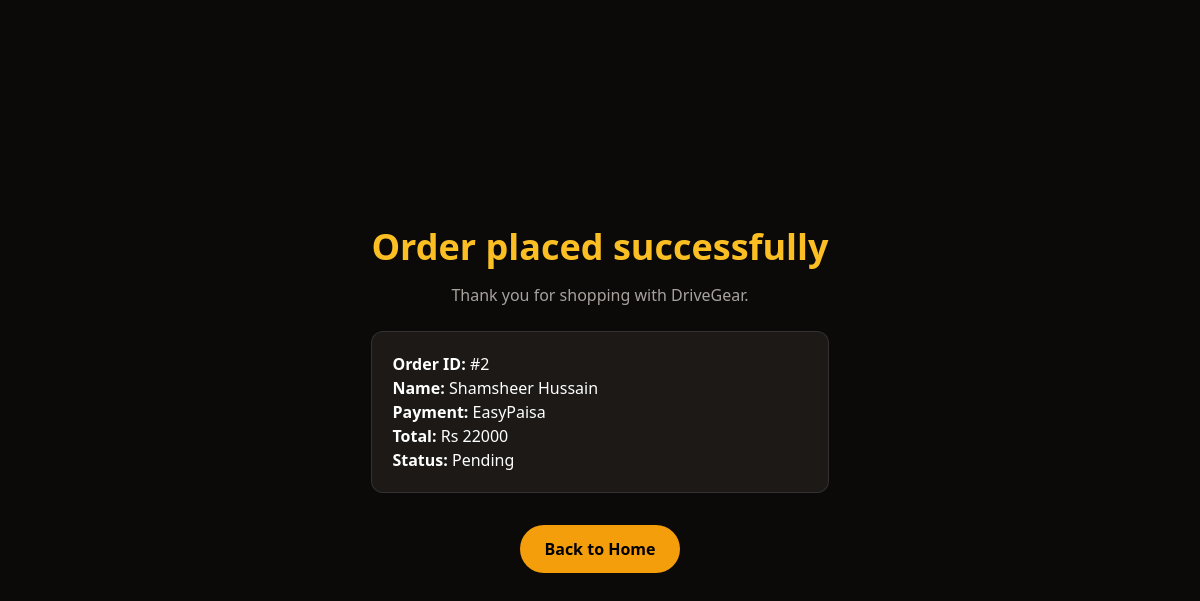
/order-success/2/, run on the app's committed database.
### parts/models.py (models this page shows, shortened)
class Order(models.Model):
    PAYMENT_CHOICES = [
        ('cod', 'Cash on Delivery'),
        ('bank', 'Bank Transfer'),
        ('easypaisa', 'EasyPaisa'),
        ('jazzcash', 'JazzCash'),
    ]
    STATUS_CHOICES = [
        ('pending', 'Pending'),
        ('confirmed', 'Confirmed'),
        ('shipped', 'Shipped'),
        ('delivered', 'Delivered'),
        ('cancelled', 'Cancelled'),
    ]
    user = models.ForeignKey(User, on_delete=models.SET_NULL, blank=True, null=True)
    full_name = models.CharField(max_length=120)
    phone = models.CharField(max_length=30)
    email = models.EmailField(blank=True)
    address = models.TextField()
    payment_method = models.CharField(max_length=20, choices=PAYMENT_CHOICES, default='cod')
    coupon = models.ForeignKey(Coupon, on_delete=models.SET_NULL, blank=True, null=True)
    subtotal = models.IntegerField(default=0)
    discount_amount = models.IntegerField(default=0)
    total = models.IntegerField(default=0)
    status = models.CharField(max_length=20, choices=STATUS_CHOICES, default='pending')
    created_at = models.DateTimeField(default=timezone.now)
    class Meta:
        ordering = ['-created_at']

### parts/views.py (the view)
# urls.py: path('order-success/', views.order_success, name='order_success'),
def order_success(request, order_id=None):
    order = get_object_or_404(Order, id=order_id) if order_id else None
    return render(request, 'order_success.html', {'order': order})

### parts/context_processors.py (called while the page is built, shortened)
def admin_dashboard_stats(request):
    if not request.path.startswith('/admin/'):
        return {}

### parts/templates/order_success.html (shortened to what this page needs)
<!DOCTYPE html>
<html lang="en">
<head>
    <script src="https://cdn.tailwindcss.com"></script>
</head>
<body class="bg-stone-950 text-white">
    <main class="min-h-screen flex items-center justify-center px-6 text-center">
        <div>
            <h1 class="text-4xl font-bold text-amber-400">Order placed successfully</h1>
            <p class="mt-4 text-stone-400">Thank you for shopping with DriveGear.</p>
            {% if order %}
                <div class="mt-6 rounded-xl border border-white/10 bg-stone-900 p-5 text-left">
                    <p><strong>Order ID:</strong> #{{ order.id }}</p>
                    <p><strong>Name:</strong> {{ order.full_name }}</p>
                    <p><strong>Payment:</strong> {{ order.get_payment_method_display }}</p>
                    <p><strong>Total:</strong> Rs {{ order.total }}</p>
                    <p><strong>Status:</strong> {{ order.get_status_display }}</p>
                </div>
            {% endif %}
            <a href="{% url 'home' %}" class="mt-8 inline-block rounded-full bg-amber-500 px-6 py-3 font-semibold text-black">Back to Home</a>
        </div>
    </main>
</body>
</html>

### data on the page
Order: id "2", full_name "Shamsheer Hussain", payment_method "EasyPaisa", total "22000", status "Pending"
